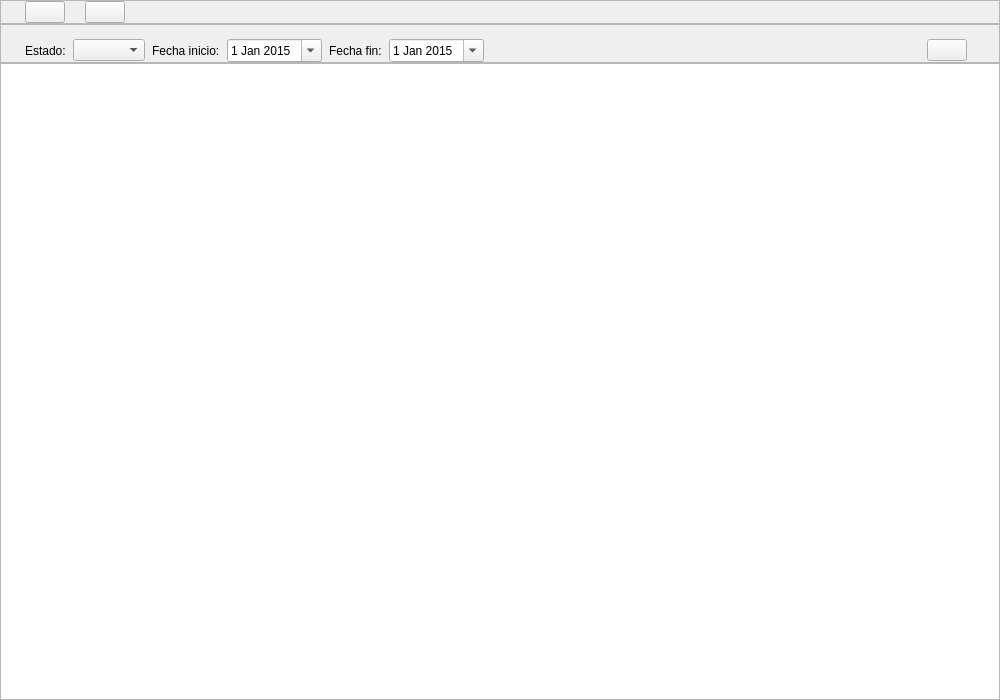
<?xml version="1.0" encoding="UTF-8"?>
<ui version="4.0">
 <class>InventoryView</class>
 <widget class="QWidget" name="InventoryView">
  <property name="geometry">
   <rect>
    <x>0</x>
    <y>0</y>
    <width>1000</width>
    <height>700</height>
   </rect>
  </property>
  <layout class="QVBoxLayout" name="inventoryPageLayout" stretch="0,0,1">
   <property name="spacing">
    <number>0</number>
   </property>
   <property name="leftMargin">
    <number>0</number>
   </property>
   <property name="topMargin">
    <number>0</number>
   </property>
   <property name="rightMargin">
    <number>0</number>
   </property>
   <property name="bottomMargin">
    <number>0</number>
   </property>
   <item>
    <widget class="QFrame" name="navBar">
     <property name="sizePolicy">
      <sizepolicy hsizetype="Expanding" vsizetype="Fixed">
       <horstretch>0</horstretch>
       <verstretch>0</verstretch>
      </sizepolicy>
     </property>
     <property name="styleSheet">
      <string notr="true"/>
     </property>
     <property name="frameShape">
      <enum>QFrame::Shape::StyledPanel</enum>
     </property>
     <property name="frameShadow">
      <enum>QFrame::Shadow::Raised</enum>
     </property>
     <property name="class" stdset="0">
      <string notr="true">navBar</string>
     </property>
     <layout class="QHBoxLayout" name="horizontalLayout_2">
      <property name="spacing">
       <number>20</number>
      </property>
      <property name="leftMargin">
       <number>24</number>
      </property>
      <property name="topMargin">
       <number>0</number>
      </property>
      <property name="rightMargin">
       <number>32</number>
      </property>
      <property name="bottomMargin">
       <number>0</number>
      </property>
      <item>
       <widget class="NavTabItem" name="acquisitionTab">
        <property name="title" stdset="0">
         <string>Adquisición</string>
        </property>
       </widget>
      </item>
      <item>
       <widget class="NavTabItem" name="consignmentTab">
        <property name="title" stdset="0">
         <string>Consignación</string>
        </property>
       </widget>
      </item>
      <item>
       <spacer name="horizontalSpacer">
        <property name="orientation">
         <enum>Qt::Orientation::Horizontal</enum>
        </property>
        <property name="sizeHint" stdset="0">
         <size>
          <width>333</width>
          <height>20</height>
         </size>
        </property>
       </spacer>
      </item>
     </layout>
    </widget>
   </item>
   <item>
    <widget class="QFrame" name="filterBar">
     <property name="frameShape">
      <enum>QFrame::Shape::StyledPanel</enum>
     </property>
     <property name="frameShadow">
      <enum>QFrame::Shadow::Raised</enum>
     </property>
     <layout class="QHBoxLayout" name="horizontalLayout_3" stretch="0,0,0,0,0,0,1,0">
      <property name="spacing">
       <number>7</number>
      </property>
      <property name="leftMargin">
       <number>24</number>
      </property>
      <property name="topMargin">
       <number>14</number>
      </property>
      <property name="rightMargin">
       <number>32</number>
      </property>
      <property name="bottomMargin">
       <number>0</number>
      </property>
      <item>
       <widget class="QLabel" name="label_2">
        <property name="text">
         <string>Estado:</string>
        </property>
       </widget>
      </item>
      <item>
       <widget class="QComboBox" name="estado">
        <property name="styleSheet">
         <string notr="true"/>
        </property>
        <property name="editable">
         <bool>false</bool>
        </property>
        <property name="insertPolicy">
         <enum>QComboBox::InsertPolicy::InsertAtBottom</enum>
        </property>
        <property name="minimumContentsLength">
         <number>0</number>
        </property>
        <property name="placeholderText">
         <string>Todos</string>
        </property>
        <property name="class" stdset="0">
         <string notr="true">filterCombo</string>
        </property>
       </widget>
      </item>
      <item>
       <widget class="QLabel" name="label_3">
        <property name="text">
         <string>Fecha inicio:</string>
        </property>
       </widget>
      </item>
      <item>
       <widget class="QDateEdit" name="fechaInicio">
        <property name="buttonSymbols">
         <enum>QAbstractSpinBox::ButtonSymbols::UpDownArrows</enum>
        </property>
        <property name="minimumDate">
         <date>
          <year>2015</year>
          <month>1</month>
          <day>1</day>
         </date>
        </property>
        <property name="calendarPopup">
         <bool>true</bool>
        </property>
        <property name="class" stdset="0">
         <string notr="true">dateFilter</string>
        </property>
       </widget>
      </item>
      <item>
       <widget class="QLabel" name="label_4">
        <property name="text">
         <string>Fecha fin:</string>
        </property>
       </widget>
      </item>
      <item>
       <widget class="QDateEdit" name="fechaFin">
        <property name="minimumDate">
         <date>
          <year>2015</year>
          <month>1</month>
          <day>1</day>
         </date>
        </property>
        <property name="calendarPopup">
         <bool>true</bool>
        </property>
        <property name="class" stdset="0">
         <string notr="true">dateFilter</string>
        </property>
       </widget>
      </item>
      <item>
       <spacer name="horizontalSpacer_2">
        <property name="orientation">
         <enum>Qt::Orientation::Horizontal</enum>
        </property>
        <property name="sizeHint" stdset="0">
         <size>
          <width>23</width>
          <height>20</height>
         </size>
        </property>
       </spacer>
      </item>
      <item>
       <widget class="OutlineButton" name="addVehicleButton">
        <property name="title" stdset="0">
         <string>Agregar Vehículo</string>
        </property>
        <property name="leadingIcon" stdset="0">
         <string notr="true">:/icons/plus.png</string>
        </property>
       </widget>
      </item>
     </layout>
    </widget>
   </item>
   <item>
    <widget class="QListWidget" name="vehicleList">
     <property name="autoFillBackground">
      <bool>false</bool>
     </property>
     <property name="selectionMode">
      <enum>QAbstractItemView::SelectionMode::NoSelection</enum>
     </property>
     <property name="class" stdset="0">
      <string notr="true">vehicleList</string>
     </property>
    </widget>
   </item>
  </layout>
 </widget>
 <customwidgets>
  <customwidget>
   <class>NavTabItem</class>
   <extends>QPushButton</extends>
   <header>presentation/views/components/navtabitem.h</header>
  </customwidget>
  <customwidget>
   <class>OutlineButton</class>
   <extends>QPushButton</extends>
   <header>presentation/views/components/outlinebutton.h</header>
  </customwidget>
 </customwidgets>
 <tabstops>
  <tabstop>estado</tabstop>
  <tabstop>fechaInicio</tabstop>
  <tabstop>fechaFin</tabstop>
  <tabstop>vehicleList</tabstop>
  <tabstop>acquisitionTab</tabstop>
  <tabstop>consignmentTab</tabstop>
  <tabstop>addVehicleButton</tabstop>
 </tabstops>
 <resources>
  <include location="../../resources/Resources.qrc"/>
 </resources>
 <connections/>
</ui>
